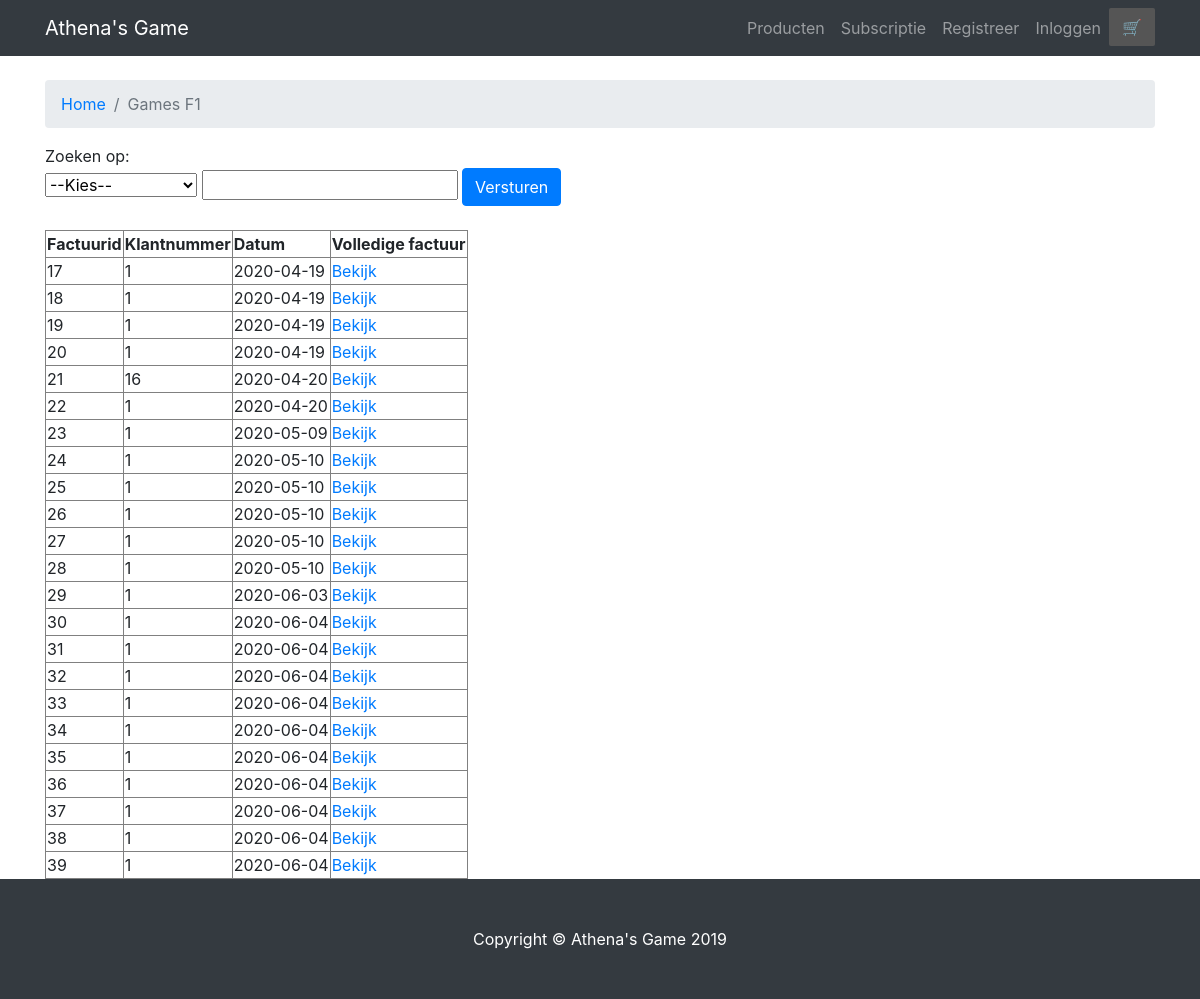
Page /startbootstrap-modern-business-gh-pages/bekijk_alle_factuurs.php on the committed database.
### tables this page shows
CREATE TABLE `tblfacturen` (
  `factuurid` int(11) NOT NULL,
  `klantid` int(11) NOT NULL,
  `datum` date NOT NULL,
  `Actief` tinyint(1) NOT NULL DEFAULT '1'
);

### startbootstrap-modern-business-gh-pages/bekijk_alle_factuurs.php (the view, shortened to what this page needs)
<?php
if(isset($_POST["versturen"])){
	include("php/zoekforms.php");
}
else {
	$sql_a = "SELECT factuurid, datum, klantid From tblfacturen";
}
?>
<!DOCTYPE html>
<html lang="en">
<head>
  <link href="vendor/bootstrap/css/bootstrap.min.css" rel="stylesheet">
  <link href="css/modern-business.css" rel="stylesheet">
  <link href="css/gipstyle.css" rel="stylesheet">
</head>
<body>
    <nav class="navbar fixed-top navbar-expand-lg navbar-dark bg-dark fixed-top">
    <div class="container">
  	<a class="navbar-brand" href="index.php">Athena's Game</a>
  	<div class="collapse navbar-collapse" id="navbarResponsive">
  	  <ul class="navbar-nav ml-auto">
  	  <li class="nav-item">
  		  <a class="nav-link" href="producten.php">Producten</a>
  		</li>
  		  <li class="nav-item">
  		  <a class="nav-link" href="Subscribtie.php">Subscriptie</a>
  		</li>
  		   <?php
  		 if(!isset($_SESSION["ingelogd"])){
  			 ?>
  		<li class="nav-item">
  		  <a class="nav-link" href="registreer.php">Registreer</a>
  		</li>
  		  <li class="nav-item">
  		  <a class="nav-link" href="Inloggen.php">Inloggen</a>
  		</li>
  		  <?php
  		  }
  		  ?>
  	  <li class="nav-item">
  			<a class="notification" href="winkelwagen.php"><span class="glyphicon">&#x1f6d2;</span><span class="badge"><?php if($_SESSION["count"] != 0){echo $_SESSION["count"];} ?></span></a>
  		</li>
  	  </ul>
  	</div>
    </div>
    </nav>
  <div class="container">
    <ol class="breadcrumb">
      <li class="breadcrumb-item">
        <a href="index.php">Home</a>
      </li>
      <li class="breadcrumb-item active">Games F1</li>
    </ol>
<form name="sentMessage" id="contactForm" action="<?php echo $_SERVER['PHP_SELF']; ?>" method="post">
	Zoeken op:<br>
	<select name="zoekkeuze">
		<option value="start">--Kies--</option>
	</select>
	<input type="text" name="zoekterm" id="zoekterm" value="<?php if(isset($_POST['zoekterm'])){echo $_POST['zoekterm']; } ?>">
	<button type="submit" name="versturen" class="btn btn-primary" id="sendMessageButton">Versturen</button>
<br><br>
	<table border="1px">
		<tr>
			<td> <b>Factuurid</b> </td>
			<td> <b> Klantnummer </b> </td>
			<td> <b> Datum </b> </td>
			<td> <b> Volledige factuur </b> </td>
		</tr>
<?php $mysqli = mysqli_connect('localhost', 'root', '', 'athenagames');
if(mysqli_connect_errno()) {trigger_error('Fout bij verbinding: '.$mysqli->error); }
else
{
	if($stmt_a = $mysqli->prepare($sql_a)){
				if(!$stmt_a->execute()){
					echo 'Het uitvoeren van de query is mislukt: '.$stmt_a->error.' in query: '.$sql_a;
				}
				else{
					$stmt_a->bind_result($factuurid,$datum, $klantid);
					while($stmt_a->fetch()){
	?>
	<tr>
		<td> <?php echo $factuurid; ?> </td>
		<td> <?php echo $klantid; ?></td>
		<td> <?php echo $datum; ?> </td>
		<td> <a href="factuur_zicht.php?actie=doorgang&factuurid=<?php echo $factuurid; ?>">Bekijk</a> </td>
	</tr>
	<?php
}}}}
?>
	</table>
</form>
</div>
  <footer class="py-5 bg-dark">
    <div class="container">
      <p class="m-0 text-center text-white">Copyright &copy; Athena's Game 2019</p>
    </div>
  </footer>
</body>
</html>

### rows in the picture
tblfacturen: factuurid "17", klantid "1", datum "2020-04-19"
tblfacturen: factuurid "18", klantid "1", datum "2020-04-19"
tblfacturen: factuurid "19", klantid "1", datum "2020-04-19"
tblfacturen: factuurid "20", klantid "1", datum "2020-04-19"
tblfacturen: factuurid "21", klantid "16", datum "2020-04-20"
tblfacturen: factuurid "22", klantid "1", datum "2020-04-20"
tblfacturen: factuurid "23", klantid "1", datum "2020-05-09"
tblfacturen: factuurid "24", klantid "1", datum "2020-05-10"
tblfacturen: factuurid "25", klantid "1", datum "2020-05-10"
tblfacturen: factuurid "26", klantid "1", datum "2020-05-10"
tblfacturen: factuurid "27", klantid "1", datum "2020-05-10"
tblfacturen: factuurid "28", klantid "1", datum "2020-05-10"
tblfacturen: factuurid "29", klantid "1", datum "2020-06-03"
tblfacturen: factuurid "30", klantid "1", datum "2020-06-04"
tblfacturen: factuurid "31", klantid "1", datum "2020-06-04"
tblfacturen: factuurid "32", klantid "1", datum "2020-06-04"
tblfacturen: factuurid "33", klantid "1", datum "2020-06-04"
tblfacturen: factuurid "34", klantid "1", datum "2020-06-04"
tblfacturen: factuurid "35", klantid "1", datum "2020-06-04"
tblfacturen: factuurid "36", klantid "1", datum "2020-06-04"
tblfacturen: factuurid "37", klantid "1", datum "2020-06-04"
tblfacturen: factuurid "38", klantid "1", datum "2020-06-04"
tblfacturen: factuurid "39", klantid "1", datum "2020-06-04"
